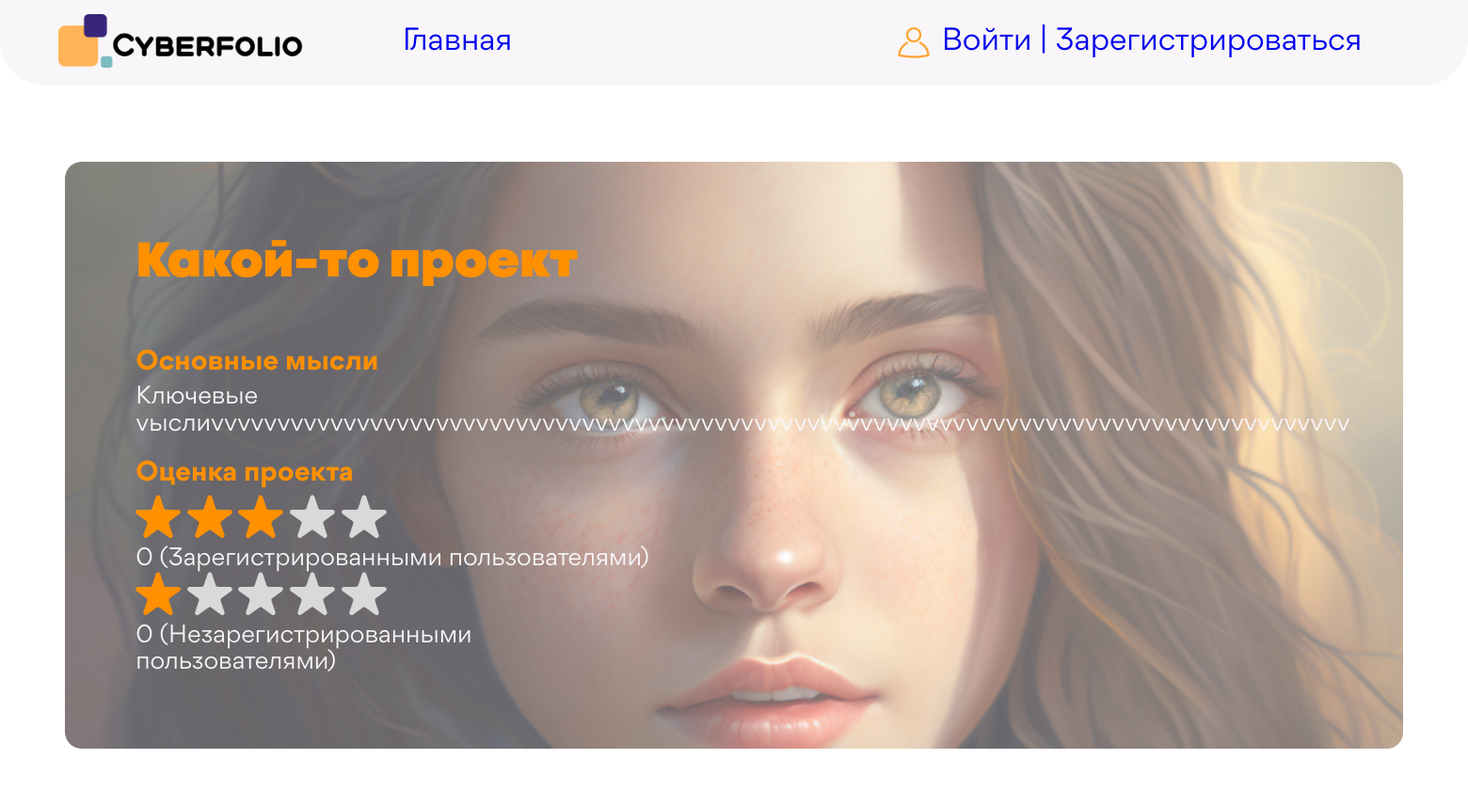
Before: /profile/katrijein/project/kakoj-to-proekt (upper part) with the older database file.
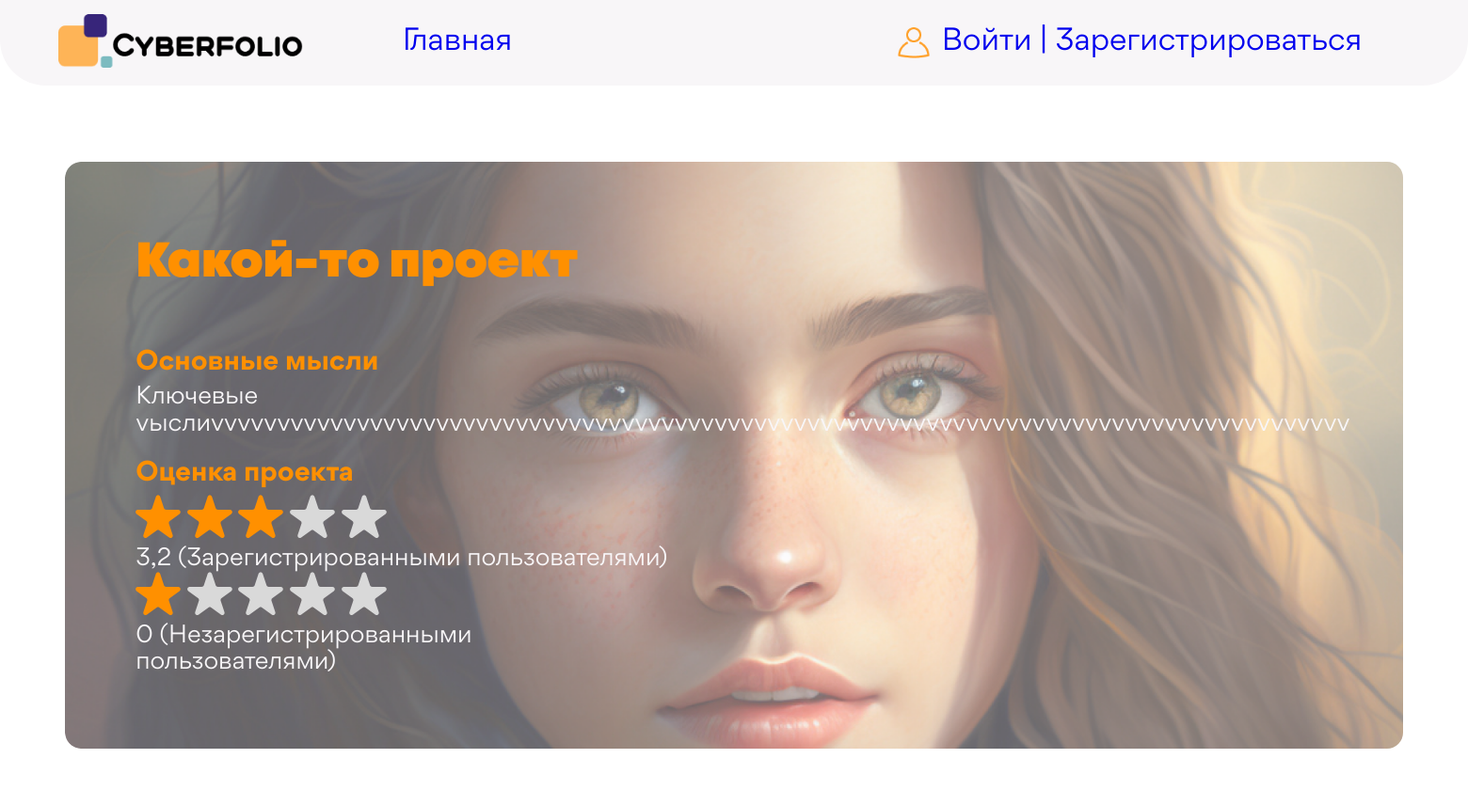
After: the same page with the newer database file.
### Accounts/models.py (models this page shows, shortened)
class Project(models.Model):
    slug = models.SlugField(verbose_name='Слаг', unique=False)
    name = models.CharField(max_length=50, db_index=True, verbose_name="Название")
    user = models.ForeignKey('User', on_delete=models.CASCADE, verbose_name="Автор проекта")
    type = models.ForeignKey('TypeProject', on_delete=models.PROTECT, verbose_name='Тип преокта', default=1)
    spec_proj = models.ForeignKey('SpecProject', on_delete=models.PROTECT, verbose_name='Специализация', default=1)
    sum_registred = models.IntegerField(default=0, verbose_name='Сумма оценок зареганных')
    count_registred = models.IntegerField(default=0, verbose_name='Количество оценок зареганных')
    sum_unregistred = models.IntegerField(default=0, verbose_name='Сумма оценок незареганных')
    count_unregistred = models.IntegerField(default=0, verbose_name='Количество оценок незареганных')
    descriptions = models.TextField(max_length=300, verbose_name='Описание')
    key_words= models.TextField(max_length=100, verbose_name='Ключевые слова')
    url = models.URLField(max_length=128,  blank=True, verbose_name='URL')
    time_developing = models.CharField(max_length=30,  verbose_name="Время разработки")
    teammate1 = models.URLField(max_length=128,  blank=True, verbose_name='Тиммейт1')
    teammate2 = models.URLField(max_length=128,  blank=True, verbose_name='Тиммейт2')
    teammate3 = models.URLField(max_length=128,  blank=True, verbose_name='Тиммейт3')
    teammate4 = models.URLField(max_length=128,  blank=True, verbose_name='Тиммейт4')
    teammate5 = models.URLField(max_length=128,  blank=True, verbose_name='Тиммейт5')
    avatar_image = models.ImageField(upload_to=project_directory_path, blank=True, verbose_name="Аватар")
    main_image = models.ImageField(upload_to=project_directory_path, blank=True, verbose_name="Основное фото")
    def teammates(self):
        return [self.teammate1,self.teammate2,self.teammate3,self.teammate4,self.teammate5]
    def get_rate_registred(self):
        if self.count_registred:
            return round(self.sum_registred / self.count_registred, 1)
        return 0
    def get_rate_unregistred(self):
        if self.count_unregistred:
            return round(self.sum_unregistred / self.count_unregistred, 1)
        return 0
    class Meta:
        verbose_name = 'Проект'
        verbose_name_plural = 'Проекты'
        ordering = ['id']

### Accounts/views.py (the view)
# urls.py: path('profile/<slug:profile_slug>/project/<slug:post_slug>', ProjectView.as_view(), name='project'),
class ProjectView(DetailView):
    model = Project
    template_name = 'project_page.html'
    slug_url_kwarg = 'post_slug'
    context_object_name = 'proj'
    def get_queryset(self, queryset=None):
        user = get_object_or_404(User, slug = self.request.path_info.split('/')[2])
        return user.get_projects()
    def get_context_data(self, *, object_list=None, **kwargs):
        context = super().get_context_data(**kwargs)
        context["title"] = str(context["proj"].name)
        return context

### Accounts/models.py (called while the page is built)
    def get_projects(self):
        return Project.objects.all().filter(user_id=self.id)

    def __str__(self):
        return self.name

    def __str__(self):
        return self.type

### templates/project_page.html (shortened to what this page needs)
{% extends 'base.html' %}
{% load static %}
{% block css %}
    <link rel="stylesheet" href="{% static 'css/normalize.css' %}">
    <link rel="stylesheet" href="{% static 'css/general_styles.css' %}">
    <link rel="stylesheet" href="{% static 'css/project_page_styles.css' %}">
    <link href = "{% static 'fonts/stylesheet.css' %}" rel = "stylesheet" type = "text/css" />
{% endblock %}
{% block content %}
    <main style="display: inline;">
        <div class="hero">
            <div class="hero_info">
                <h1 class="hero_title">{{proj.name}}</h1>
                <h2>Основные мысли</h2>
                <p class="hero-description">{{proj.key_words}}</p>
                <h2 class="hero-review_title">Оценка проекта</h2>
                <div class="hero_review">
                    <div class="hero-review_item">
                        <div class="hero_review_stars hero-review_description">
                            <span class="hero-review_item-review">
                                <div id="reserved_rating" data-value="3">
                                </div>
                                {{proj.get_rate_registred}} (Зарегистрированными пользователями)
                            </span>
                        </div>
                    </div>
                    <div class="hero-review_item">
                        <div class="hero_review_stars hero-review_description">
                            <span class="hero-review_item-review">
                                <div id="unreserved_rating" data-value="1">
                                </div>
                                {{proj.get_rate_unregistred}} (Незарегистрированными пользователями)
                            </span>
                        </div>
                    </div>
                </div>
            </div>
        </div>
    </main>
{% endblock %}

### templates/base.html (shortened to what this page needs)
{% load static %}
<!DOCTYPE html>
<html lang="en">
<head>
    {% block css %}
    {% endblock %}
</head>
<body>
{% block mainmenu %}
<header class="header">
    <div class="container header-container">
        <a href="{% url 'home' %}" class="logo">
            <img src="{% static 'images/Logo.png' %}" alt="" class="logo-img">
        </a>
        <nav class="nav">
            <ul class="nav-list">
                <li class="nav-item"><a href="{% url 'home' %}" class="nav-link">Главная</a></li>
            </ul>
        </nav>
        <div class="user-container">
            <img src="{% static 'images/user-icon.png' %}" alt="" class = "user-icon">
            {% if request.user.is_authenticated %}
                <a href="{% url 'profile' slug=request.user.slug %}" class ="profile-link">Мой профиль</a>
            {% else %}
                <a href="{% url 'welcome'%}" class ="profile-link">Войти | Зарегистрироваться</a>
            {% endif %}
        </div>
    </div>
</header>
{% endblock %}
<main>
{% block content %}
{% endblock %}
</main>
</body>
</html>

### Accounts/static/css/general_styles.css (style rules this page uses)
body { background-image: url(../images/background.png); background-size: cover; background-repeat: no-repeat; }
p { margin: 0; }
a { text-decoration: none; }
ul { list-style: none; margin: 0; padding: 0; }
img { max-width: 100%; }
html { font-family: "Gordita"; }
* { box-sizing: border-box; }
.container { max-width: 100%; margin: 0; }
h1 { margin: 0; }
h2 { margin: 0; }
.header { width: 100%; height: 5.83vw; border-radius: 0px 0px 3.125vw 3.125vw; background-color: #f8f6f8; font-size: 2.08vw; line-height: 2.23vw; color: #000000; line-height: 1.56vw; }
.header-container { display: flex; align-items: center; justify-content: space-between; height: 100%; }
.logo-img { min-width: 16.7vw; }
.logo { min-width: 16.7vw; width: 16.7vw; margin-left: 3.95vw; margin-right: 6.77vw; }
.nav-list { display: flex; }
.nav-item { cursor: pointer; }
.user-container { margin-left: auto; display: flex; align-items: center; margin-left: auto; margin-right: 7.23vw; }
.user-icon { width: 2.18vw; margin-right: 0.78vw; }

### Accounts/static/css/project_page_styles.css (style rules this page uses)
h1 { font-family: 'Mont'; font-style: normal; font-weight: 900; font-size: 3.33vw; line-height: 4.27vw; color: #FF9000; }
h2 { font-family: 'Gordita'; font-style: normal; font-weight: 700; font-size: 1.86vw; line-height: 2.03vw; color: #FF9000; }
p { margin: 0; }
.hero { margin: 0 auto; margin-top: 5.20vw; width: 91.1vw; padding: 4.79vw; padding-right: 8.22vw; background-image: url(../images/hero_background.png); background-size: cover; background-repeat: no-repeat; display: flex; justify-content: space-between; border-radius: 1.09vw; }
.hero-description { font-family: 'Gordita'; font-style: normal; font-weight: 400; font-size: 1.66vw; line-height: 1.82vw; color: #F8F6F8; margin-top: 0.41vw; margin-bottom: 1.45vw; }
.hero_info { width: 36.9vw; }
.hero_title { margin-bottom: 3.64vw; }
.hero-review_title { margin-bottom: 0.625vw; }
.hero-review_description { font-family: 'Gordita'; font-style: normal; font-weight: 400; font-size: 1.66vw; line-height: 1.82vw; color: #F8F6F8; }
.hero-review_item-review { display: inline-block; transform: translateY(-0.2vw); }

Changed rows visible on the page:
changed Project "Какой-то проект": get_rate_registred "0" → "3,2"
